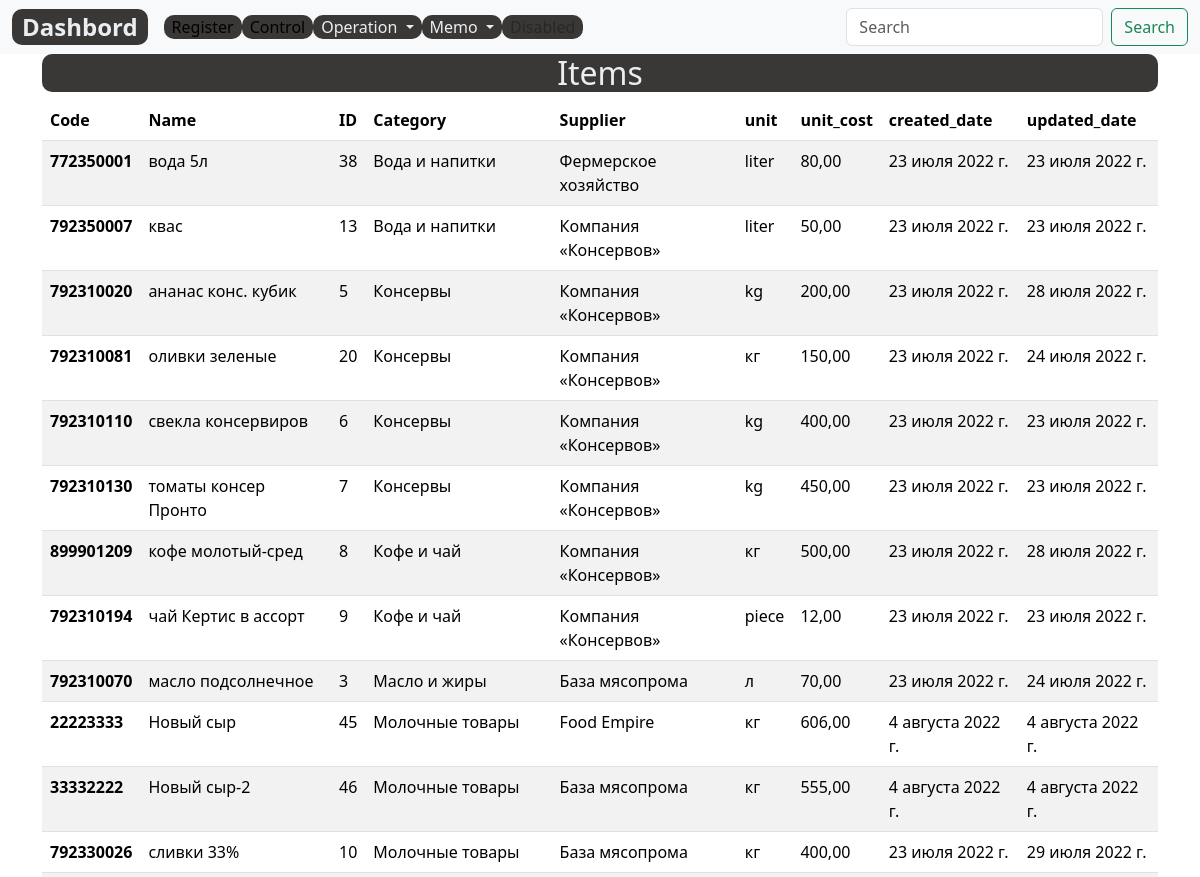
/items-list/ (upper part), run on an earlier commit of the app's database.
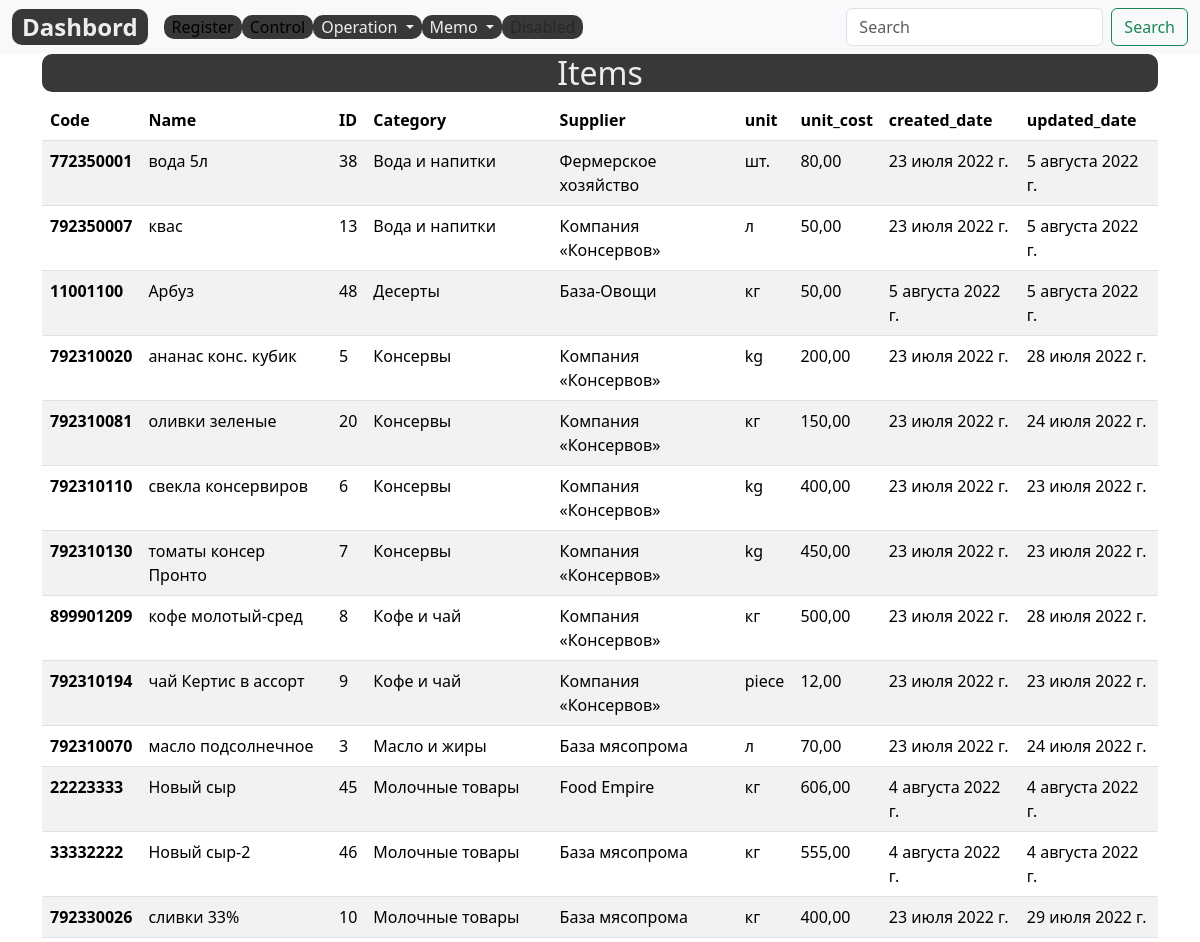
And on a later commit of the database.
### register/models.py (models this page shows, shortened)
class Item(models.Model):
    code=models.DecimalField(max_digits=12, unique=True, help_text="Не более 12 знаков",decimal_places=0,null=True,verbose_name='Код')
    name = models.CharField(max_length=200, help_text="Не более 200 знаков", unique=True,db_index=True)
    category = models.ForeignKey(
        CategoryItem, related_name='item', on_delete=models.CASCADE)
    supplier=models.ForeignKey(Supplier, related_name='item',on_delete=models.CASCADE)
    unit = models.CharField(max_length=50, help_text="Не более 50 знаков", choices=UNITS ) # pounds, lbs, oz ,grams, etc
    unit_cost = models.DecimalField(max_digits=10, help_text="Не более 10 знаков",decimal_places=2)
    description = models.TextField(blank=True, null=True)
    available = models.BooleanField(default=True)
    slug= models.SlugField(max_length=255, verbose_name='Url', unique=True)
    created_date= models.DateField(auto_now_add=True, verbose_name='Создан',null=True)
    updated_date = models.DateField(auto_now=True,  verbose_name='Изменен', null=True)
    class Meta:
        ordering = ['category','name']
        verbose_name = 'Товар'
        verbose_name_plural = 'Товары'

class CategoryItem(models.Model):
    code= models.DecimalField(max_digits=5, help_text="Не более 5 цифр", decimal_places=0, unique=True,verbose_name='Код')
    name = models.CharField(max_length=200, help_text="Не более 200 знаков", db_index=True, verbose_name='Категория')
    slug= models.SlugField(max_length=255, verbose_name='Url', unique=True)
    class Meta:
        ordering = ['name']
        verbose_name = 'Категория товара'
        verbose_name_plural = 'Категории товаров'
    def __str__(self):
        return self.name

class Supplier(models.Model):
    code=models.DecimalField(max_digits=4, help_text="Не более 4 знаков", decimal_places=0, unique=True)
    name = models.CharField(max_length=200, help_text="Не более 200 знаков",db_index=True)
    slug= models.SlugField(max_length=255, verbose_name='Url', unique=True)
    address = models.CharField(max_length=220)
    created_date = models.DateField(auto_now_add=True)
    class Meta:
        ordering = ['name']
        verbose_name = 'Поставщик'
        verbose_name_plural = 'Поставщики'
    def __str__(self):
        return self.name

### register/views.py (the view)
# urls.py: path('items-list/', ItemsListView.as_view(), name='items-list'),
class ItemsListView(ListView):
    model=Item
    template_name = 'register/items/items.html'
    context_object_name = 'items'

### register/templates/register/items/items.html (shortened to what this page needs)
{% extends 'base_simple.html' %} {% load static %}  {% block content %}
<div class="container">
  <h2 class="custom">Items</h2>
  <table class="table table-striped">
    <thead>
      <tr>
        <th scope="col">Code</th>
        <th scope="col">Name</th>
        <th scope="col">ID</th>
        <th scope="col">Category</th>
        <th scope="col">Supplier</th>
        <th scope="col">unit</th>
        <th scope="col">unit_cost</th>
        <th scope="col">created_date</th>
        <th scope="col">updated_date</th>
      </tr>
    </thead>
    <tbody>
      {% for item in items%}
      <tr>
        <th scope="row">{{item.code}}</th>
        <td>{{item.name}}</td>
        <td>{{item.id}}</td>
        <td>{{item.category}}</td>
        <td>{{item.supplier}}</td>
        <td>{{item.unit}}</td>
        <td>{{item.unit_cost}}</td>
        <td>{{item.created_date}}</td>
        <td>{{item.updated_date}}</td>
      </tr>
      {% endfor %}
    </tbody>
  </table>
</div>
{% endblock %}

What changed in the data, as far as the page shows it:
changed Item "вода 5л": unit "liter" → "шт."; updated_date "23 июля 2022 г." → "5 августа 2022 г."
changed Item "квас": unit "liter" → "л"; updated_date "23 июля 2022 г." → "5 августа 2022 г."
added Item: code "11001100", name "Арбуз", id "48", category "Десерты", supplier "База-Овощи", unit "кг", unit_cost "50,00", created_date "5 августа 2022 г.", updated_date "5 августа 2022 г."
